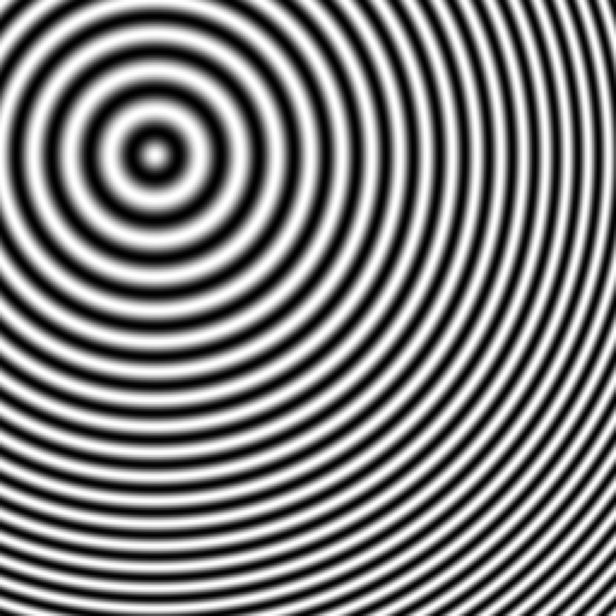
%> input picture Mesleki Seçmeli 1/Sayısal İşaret İşleme/ödevler/2024/ödev2/efe_girgin/ÇÖZÜM/19011095_EFE_GİRGİN_ÖDEV2/soru3/3c/img.png, 616 x 616 px
$ octave FilterCircularApply.m   (GNU Octave 9; MATLAB toolbox functions it lacks are replaced by stand-ins)
%> lines starting %> are read from the running program, lines starting %| are printed output that depends on the picture
% Define the filter kernel based on the given coefficients
h = [1/16, -1/8, 1/16; -1/8, 1/4, -1/8; 1/16, -1/8, 1/16];
h = padarray(h, [1 1], 0, 'both'); % padding to account for δ(n-2,m) terms

% Read the input image and convert to grayscale if necessary
img = imread('img.png');
%> img is the input picture: size 616x616 uint8; min 0, max 255, mean 127.5
if size(img, 3) == 3
    img = rgb2gray(img);
end

% Apply the filter to the image
filtered_img = conv2(img, h, 'same');
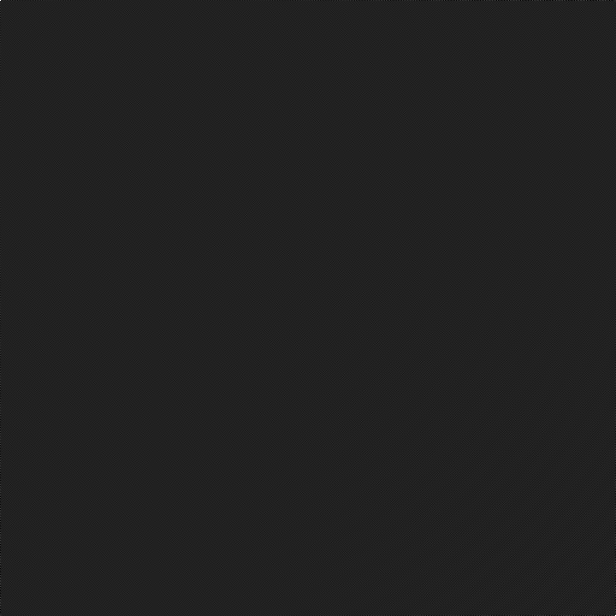
%> filtered_img: size 616x616 double; min -2.44, max 16.12, mean 8.86e-05; drawn with min black and max white

% Compute the 2D FFT of the filtered image and shift the zero frequency component to the center
fft_filtered_img = fftshift(fft2(filtered_img));

% Get the size of the image
[nrows, ncols] = size(filtered_img);
%> nrows = 616; ncols = 616

% Define the grid for the frequency domain
[u, v] = meshgrid(1:ncols, 1:nrows);
u = u - ncols/2 - 1; % Shifting to center the origin
v = v - nrows/2 - 1;

% Calculate radius for each point in the frequency domain
radius = sqrt(u.^2 + v.^2);

% Normalize the frequency range
normalized_radius = radius / max(nrows, ncols);

% Create the frequency mask with the given constraints
frequency_mask = (normalized_radius >= 0.01) & (normalized_radius <= 0.45);

% Apply the phase shift at the origin (128, 128)
origin = [128, 128];
angle = atan2((v-origin(2)), (u-origin(1)));
angle_mask = abs(angle - deg2rad(45)) <= deg2rad(1); % within 1 degree

% Combine the frequency mask and the angle mask
combined_mask = frequency_mask & angle_mask;

% Apply the combined mask and phase shift to the FFT of the filtered image
phase_shift = exp(1i * deg2rad(45));
fft_filtered_img_masked = fft_filtered_img .* combined_mask .* phase_shift;

% Perform the inverse 2D FFT to get the final processed image
processed_img = ifft2(ifftshift(fft_filtered_img_masked));

% Display the results
figure, imshow(img), title('Original Image');
figure, imshow(log(1 + abs(fftshift(fft2(double(img))))), []), title('FFT of Original Image');
%> after `imshow(log(1 + abs(fftshift(fft2(double(img))))), [])`:
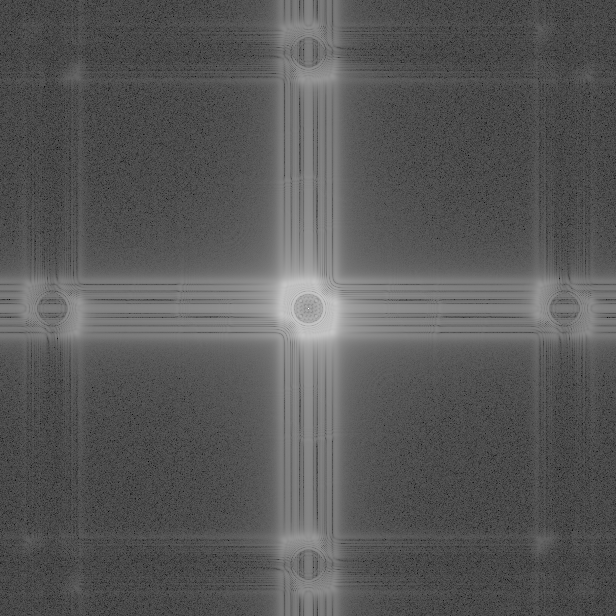
%> displayed picture: size 616x616, on the screen's scale of 0 to 255; min 0, max 255, mean 88.3
figure, imshow(abs(processed_img), []), title('Processed Image');
%> after `imshow(abs(processed_img), [])`:
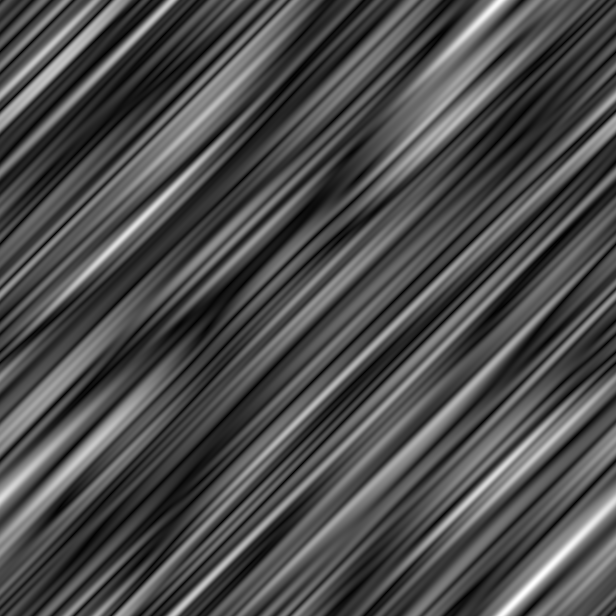
%> displayed picture: size 616x616, on the screen's scale of 0 to 255; min 0, max 255, mean 77.2
